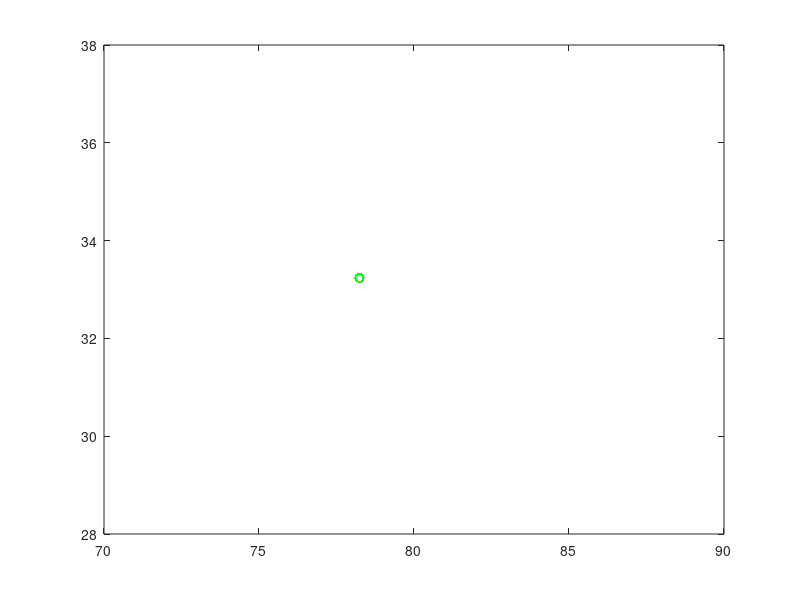

Source code (MATLAB):
%%
clc;
clear;
maximum_iterations = 1000;
number_of_variables = 5;
number_of_division = 100;
rho = 0.5;
eta = 2;
alpha2 = 2;
lower_bound = [78;33;27;27;27];                                             %Upper bound and Lower bound may be modified according to the 
upper_bound =  [102;45;45;45;45];                                           % constraints of the problem
number_of_ants = 276;
ants = zeros(number_of_variables,number_of_ants);
x = zeros(number_of_variables,number_of_division+1);
    for i = 1:number_of_division+1
        x(:,i) = lower_bound + (i-1)*(upper_bound-lower_bound)/number_of_division;
    end
tprob = zeros(number_of_variables,number_of_division+1);
tau = ones(number_of_variables,number_of_division+1);
newtau = ones(number_of_variables,number_of_division+1);
tx = zeros(number_of_variables,number_of_division+1);
itr = 0;
flag2 = 1;
omega = 10E8;                                                               % Since the Global Optimal Value is unknown, omega is assumed to be a large number
itr2 = 0;
alpha1 = 0;
%%
    while(flag2)                                                            %Same termination criterion for the oracle
    while(flag2)

    flag = 1;
    tausum = sum(tau,2);
    new_tau = tau.^alpha2;
    new_tausum = sum(new_tau,2);
    for i = 1:number_of_variables
    tprob(i,:) = new_tau(i,:)/new_tausum(i);
    
    end

    tx = tprob;
    for i = 2:number_of_division+1
        tx(:,i) = tx(:,i) + tx(:,i-1);
    
    end

    rnd = rand(number_of_variables,number_of_ants);

    for k = 1:number_of_variables
        for j = 1:number_of_ants
            pos = find((minus(tx(k,:) , rnd(k,j)))>0 ,1);
            if (size(pos) == [1 0])
                pos = number_of_division+1; %Last element
            end
        ants(k,j) = x(k,pos);
        end
    end

%f = ants(1,:).^2 - 2.*ants(1,:) - 11;
%RosenBrock function
%f = (1-ants(1,:)).^2 + 100.*(ants(2,:) - ants(1,:).^2).^2;
%f = ants(1,:).^2 + ants(2,:).^2;

    % Constraints
    c = struct('constraints',{});                                           %Constraints written in the form of a structure
    c(1).constraints = -0.0022053*ants(3,:).*ants(5,:) + 0.0056858*ants(2,:).*ants(5,:) + 0.0006262*ants(1,:).*ants(4,:) - 6.665593;
    c(2).constraints = 0.0022053*ants(3,:).*ants(5,:) - 0.0056858*ants(2,:).*ants(5,:) - 0.0006262*ants(1,:).*ants(4,:) - 85.334407;
    c(3).constraints = 0.0071317*ants(2,:).*ants(5,:) + 0.0021813*ants(3,:).*ants(3,:) + 0.0029955*ants(1,:).*ants(2,:) - 29.48751;
    c(4).constraints = -0.0071317*ants(2,:).*ants(5,:) - 0.0021813*ants(3,:).*ants(3,:) - 0.0029955*ants(1,:).*ants(2,:) + 9.48751;
    c(5).constraints = 0.0047026*ants(3,:).*ants(5,:) + 0.0019085*ants(3,:).*ants(4,:) + 0.0012547*ants(1,:).*ants(3,:) - 15.699039;
    c(6).constraints = -0.004702*ants(3,:).*ants(5,:) - 0.0019085*ants(3,:).*ants(4,:) - 0.0012547*ants(1,:).*ants(3,:) + 10.699039;

    f = 37.293239*ants(1,:) + 0.8356891*ants(1,:).*ants(5,:)  + 5.3578547*ants(3,:).*ants(3,:) - 40792.141;
    
    %Code to calculate the residual function based on l2 norm and the
    %oracle parameter alpa which is decided on the basis of ech solution
    %constructed by the ants
    res = zeros(1,number_of_ants);
    for i = 1:number_of_ants
        res = 0;
        for j = 1:size(c,2)
            penalty(j) = min(0,c(j).constraints(i))^2;                      %l2 norm used, l1 norm may also be used here
        end
        res(1,i) = sqrt(sum(penalty));                                      %code to calculate the residual function
        if (f(i)>omega || res(1,i)>0)
            if (f(i)>omega && res(1,i)<(abs(f(i)-omega)/3))
                alpha1 = ((abs(f(i)-omega)*(1-(1/(3*sqrt(3)))))-res(1,i))/(abs(f(i)-omega)-(res(1,i)));
            elseif (f(i)>omega && res(1,i)>(abs(f(i)-omega)/3) && res(1,i)<abs(f(i)-omega))
                alpha1 = 1 - (1/(2*sqrt(abs(f(i)-omega)/res(1,i))));
            elseif (f(i)>omega && res(1,i)>abs(f(i)-omega))
                alpha1 = (1/(2*sqrt(abs(f(i)-omega)/res(1,i))));
            end
            p(1,i) = (alpha1*abs(f(i)-omega)) + ((1-alpha1)*res(1,i));      %Definition of the penalty function
        elseif (f(i)<=omega && res(1,i)==0)
            p(1,i) = -abs(f(i)-omega);
        end
    end


    best1 = [];best2 = [];best3 = [];best4 = [];best5 = [];
    [pbest1,I] = min(p);
    best1 = [best1 find( x(1,:) == ants(1,I))];                               
    best2 = [best2 find( x(2,:) == ants(2,I))];
    best3 = [best3 find( x(3,:) == ants(3,I))];
    best4 = [best4 find( x(4,:) == ants(4,I))];
    best5 = [best5 find( x(5,:) == ants(5,I))];
    pbest = [best1;best2;best3;best4;best5];
    pworst = max(p);
    
   
    for i = 1:number_of_variables
    newtau(i,:) = (1-rho).*tau(i,:);
        %for j =1:length(pbest(i,:))
            newtau(i,pbest(i,1)) = tau(i,pbest(i,1)) + eta*pbest1/pworst;  
        %end
        tau(i,:) = newtau(i,:);
    end
    
    for i = 1:number_of_ants
    if(ants(:,1) == ants(:,i))
        flag = flag + 1;
    end
    end
    
    if (flag == number_of_ants+1)
        flag2 = 0;
    end
    
    itr = itr + 1;
        
    %Code to plot each iteration
    for i=1:number_of_ants
        plot(ants(1,i),ants(2,i),'og');
        hold on;
    end
    hold off;
    pause
  
    end
    omega = pbest;
    end
    